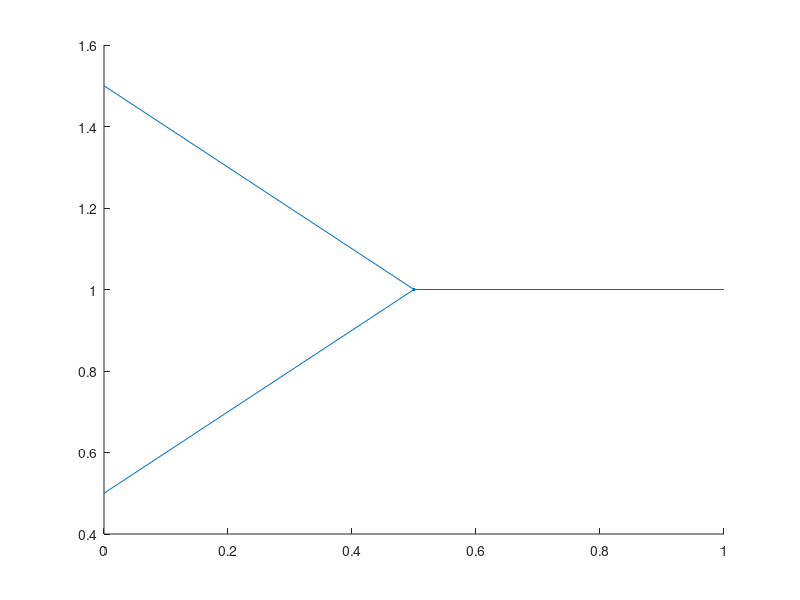

Recreate this plot in MATLAB. (Note: this script raises an error after producing the figure.)

%Rysowanie linii
x1 = 0; x2 = 0; x3 = 1; y1 = .5; y2 = 1.5; y3 = 1;
xc = .5; yc = 1; zc = 2;

col1 = line([0 0], [.5 .5], [0 5]);
col2 = line([0 0], [1.5 1.5], [0 5]);
col3 = line([1 1], [1 1], [0 5]);

platforma = line(.5, 1, 2);

r = 1;
z1 = zc +sqrt(r^2-(x1-xc)^2-(y1-yc)^2);
arm1 = line([x1 xc], [y1 yc], [z1 zc]);

z2 = zc +sqrt(r^2-(x2-xc)^2-(y2-yc)^2);
arm2 = line([x2 xc], [y2 yc], [z2 zc]);

z3 = zc +sqrt(r^2-(x3-xc)^2-(y3-yc)^2);
arm3 = line([x3 xc], [y3 yc], [z3 zc]);

%Wynalezienie kola

set(arm1, 'XData', [x1 xc], 'Ydata', [y1 yc], 'Zdata', [z1 zc]);
set(arm2, 'XData', [x2 xc], 'Ydata', [y2 yc], 'Zdata', [z2 zc]);
set(arm3, 'XData', [x3 xc], 'Ydata', [y3 yc], 'Zdata', [z3 zc]);
z01 = 0;
z02 = 0;
z03 = 0;
fprintf(s,'x 8750 y 8750 z 8750\n');
fprintf(s,'x -8750 y -8750 z -8750\n');
pause(5);
for t = 0:.1:20
    
    xc = 0.1*sin(t)+0.5;
    yc = 0.1*cos(t)+1;
    zc = 2;
    z01 = z1;
    z02 = z2;
    z03 = z3;
  z1 = zc +sqrt(r^2-(x1-xc)^2-(y1-yc)^2)
arm1 = line([x1 xc], [y1 yc], [z1 zc]);

z2 = zc +sqrt(r^2-(x2-xc)^2-(y2-yc)^2)
arm2 = line([x2 xc], [y2 yc], [z2 zc]);

z3 = zc +sqrt(r^2-(x3-xc)^2-(y3-yc)^2)
arm3 = line([x3 xc], [y3 yc], [z3 zc]);


    set(arm1, 'XData', [x1 xc], 'Ydata', [y1 yc], 'Zdata', [z1 zc]);
    set(arm2, 'XData', [x2 xc], 'Ydata', [y2 yc], 'Zdata', [z2 zc]);
    set(arm3, 'XData', [x3 xc], 'Ydata', [y3 yc], 'Zdata', [z3 zc]);

    dz1 = z01-z1;
    dz2 = z02-z2;
    dz3 = z03-z3;
    av =[ 'x ' num2str(round(dz1*10000)) '  y ' num2str(round(dz2*10000)) ' z ' num2str(round(dz3*10000)) '\n' ]
    
    fprintf(s,av)
    pause(0.3)
    
end

return

s = serial('COM4');
s.BaudRate = 57600;
fopen(s);
fprintf(s,'x 200 y 10000 z -50\n');
['x ' num2str(dz1) ' y ' num2str(dz2) ' z ' num2str(dz3) '\n'];